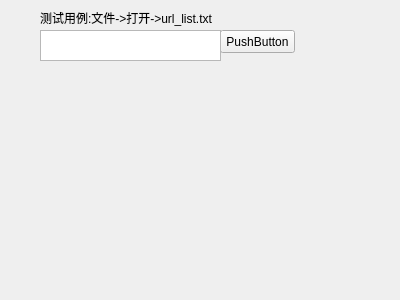
<?xml version="1.0" encoding="UTF-8"?>
<ui version="4.0">
 <class>ChildrenForm</class>
 <widget class="QWidget" name="ChildrenForm">
  <property name="geometry">
   <rect>
    <x>0</x>
    <y>0</y>
    <width>400</width>
    <height>300</height>
   </rect>
  </property>
  <property name="windowTitle">
   <string>Form</string>
  </property>
  <widget class="QPushButton" name="pushButton">
   <property name="geometry">
    <rect>
     <x>220</x>
     <y>30</y>
     <width>75</width>
     <height>23</height>
    </rect>
   </property>
   <property name="text">
    <string>PushButton</string>
   </property>
  </widget>
  <widget class="QTextEdit" name="textEdit">
   <property name="geometry">
    <rect>
     <x>40</x>
     <y>30</y>
     <width>181</width>
     <height>31</height>
    </rect>
   </property>
  </widget>
  <widget class="QLabel" name="label">
   <property name="geometry">
    <rect>
     <x>40</x>
     <y>10</y>
     <width>231</width>
     <height>16</height>
    </rect>
   </property>
   <property name="text">
    <string>测试用例:文件-&gt;打开-&gt;url_list.txt</string>
   </property>
  </widget>
 </widget>
 <resources/>
 <connections/>
</ui>
